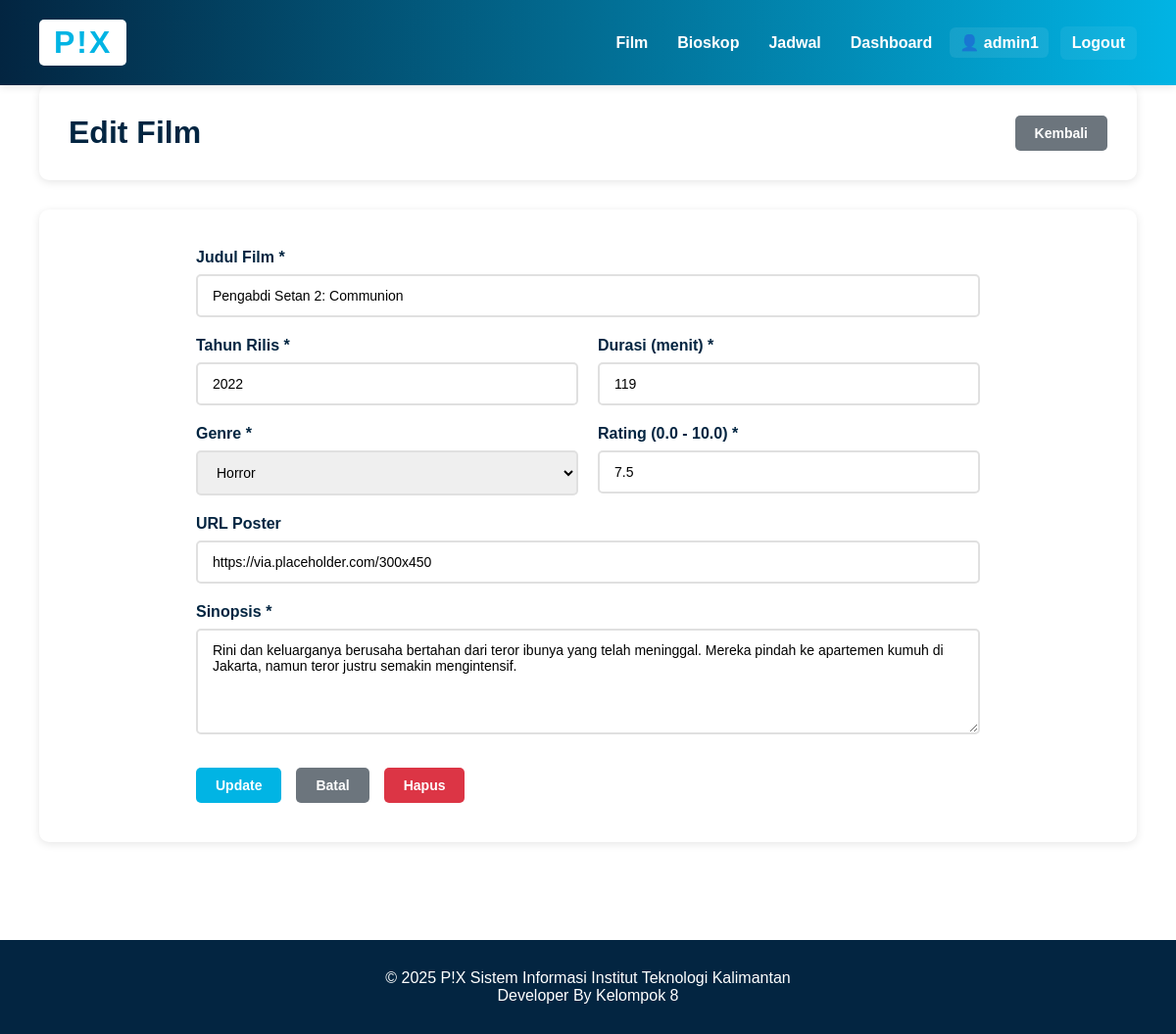
/index.php?module=admin&action=editFilm&id=1 (signed in), run on the app's committed database.
### tables this page shows
CREATE TABLE Film (
    id_film INT PRIMARY KEY AUTO_INCREMENT,
    judul_film VARCHAR(200) NOT NULL,
    tahun_rilis YEAR NOT NULL,
    durasi_menit INT NOT NULL,
    sipnosis TEXT,
    rating DECIMAL(3,1),
    poster_url VARCHAR(500) DEFAULT 'https://via.placeholder.com/300x450',
    id_genre INT,
    created_at TIMESTAMP DEFAULT CURRENT_TIMESTAMP,
    updated_at TIMESTAMP DEFAULT CURRENT_TIMESTAMP ON UPDATE CURRENT_TIMESTAMP,
    FOREIGN KEY (id_genre) REFERENCES Genre(id_genre) ON DELETE SET NULL
);

CREATE TABLE Genre (
    id_genre INT PRIMARY KEY AUTO_INCREMENT,
    nama_genre VARCHAR(50) NOT NULL,
    deskripsi TEXT,
    created_at TIMESTAMP DEFAULT CURRENT_TIMESTAMP
);

### config/database.php (called while the page is built, shortened)
<?php
class Database {
    private $host = "localhost";
    private $db_name = "pix_database";
    private $username = "root";
    private $password = "";
    public function getConnection() {
        $this->conn = null;
        try {
            $this->conn = new PDO(
                "mysql:host=" . $this->host . ";dbname=" . $this->db_name,
                $this->username,
                $this->password
            );
            $this->conn->setAttribute(PDO::ATTR_ERRMODE, PDO::ERRMODE_EXCEPTION);
            $this->conn->exec("set names utf8mb4");
        } catch(PDOException $exception) {
            echo "Connection error: " . $exception->getMessage();
        }
        return $this->conn;
    }
}
?>

### models/Film.php (called while the page is built, shortened)
<?php
require_once 'models/QueryBuilder.php';
class Film {
    private $qb;
    private $table_name = "Film";
    public $id_film;
    public function __construct($db) {
        $this->qb = new QueryBuilder($db);
    }
    public function readOne() {
        $row = $this->qb->reset()
            ->table($this->table_name . ' f')
            ->select('f.*, g.nama_genre')
            ->leftJoin('Genre g', 'f.id_genre', '=', 'g.id_genre')
            ->where('f.id_film', '=', $this->id_film)
            ->first();
        if ($row) {
            $this->judul_film = $row['judul_film'];
            $this->tahun_rilis = $row['tahun_rilis'];
            $this->durasi_menit = $row['durasi_menit'];
            $this->sipnosis = $row['sipnosis'];
            $this->rating = $row['rating'];
            $this->poster_url = $row['poster_url'];
            $this->id_genre = $row['id_genre'];
            return true;
        }
        return false;
    }
}
?>

### models/QueryBuilder.php (called while the page is built, shortened)
<?php
class QueryBuilder {
    private $pdo;
    private $table;
    private $bindings = [];
    private $select = '*';
    private $joins = [];
    private $wheres = [];
    private $orderBy = [];
    private $limit;
    public function __construct($pdo) {
        $this->pdo = $pdo;
    }
    public function table($table) {
        $this->table = $table;
        return $this;
    }
    public function select($columns = '*') {
        if (is_array($columns)) {
            $this->select = implode(', ', $columns);
        } else {
            $this->select = $columns;
        }
        return $this;
    }
    public function join($table, $first, $operator, $second, $type = 'INNER') {
        $this->joins[] = "$type JOIN $table ON $first $operator $second";
        return $this;
    }
    public function leftJoin($table, $first, $operator, $second) {
        return $this->join($table, $first, $operator, $second, 'LEFT');
    }
    public function where($column, $operator, $value = null) {
        $placeholder = ':where_' . count($this->bindings);
        $this->wheres[] = "$column $operator $placeholder";
        $this->bindings[$placeholder] = $value;
        return $this;
    }
    public function orderBy($column, $direction = 'ASC') {
        $this->orderBy[] = "$column $direction";
        return $this;
    }
    public function limit($limit) {
        $this->limit = $limit;
        return $this;
    }
    private function buildSelectQuery() {
        $query = "SELECT {$this->select} FROM {$this->table}";
        if (!empty($this->joins)) {
            $query .= ' ' . implode(' ', $this->joins);
        }
        if (!empty($this->wheres)) {
            $query .= ' WHERE ' . implode(' AND ', $this->wheres);
        }
        if (!empty($this->orderBy)) {
            $query .= ' ORDER BY ' . implode(', ', $this->orderBy);
        }
        if ($this->limit !== null) {
            $query .= " LIMIT {$this->limit}";
        }
        return $query;
    }
    public function get() {
        $query = $this->buildSelectQuery();
        $stmt = $this->pdo->prepare($query);
        $stmt->execute($this->bindings);
        return $stmt;
    }
    public function first() {
        $stmt = $this->get();
        return $stmt->fetch(PDO::FETCH_ASSOC);
    }
    public function reset() {
        $this->bindings = [];
        $this->select = '*';
        $this->joins = [];
        $this->wheres = [];
        $this->orderBy = [];
        $this->limit = null;
        $this->offset = null;
        return $this;
    }
}
?>

### models/Genre.php (called while the page is built, shortened)
<?php
require_once 'models/QueryBuilder.php';
class Genre {
    private $qb;
    private $table_name = "Genre";
    public function __construct($db) {
        $this->qb = new QueryBuilder($db);
    }
    public function readAll() {
        $stmt = $this->qb->reset()
            ->table($this->table_name)
            ->select('*')
            ->orderBy('nama_genre', 'ASC')
            ->get();
        return $stmt;
    }
}
?>

### views/admin/edit_film.php (the view, shortened to what this page needs)
<?php require_once 'views/layouts/header.php'; ?>
<div class="container">
    <div class="header-section">
        <h1>Edit Film</h1>
        <a href="index.php?module=admin&action=dashboard" class="btn btn-secondary"> Kembali</a>
    </div>
    <div class="form-container">
        <form method="POST" action="index.php?module=admin&action=updateFilm" class="movie-form">
            <div class="form-group">
                <label for="judul_film">Judul Film *</label>
                <input type="text" id="judul_film" name="judul_film" required
                       value="<?php echo htmlspecialchars($this->film->judul_film); ?>">
            </div>
            <div class="form-row">
                <div class="form-group">
                    <label for="tahun_rilis">Tahun Rilis *</label>
                    <input type="number" id="tahun_rilis" name="tahun_rilis" required
                           min="1900" max="2100" value="<?php echo $this->film->tahun_rilis; ?>">
                </div>
                <div class="form-group">
                    <label for="durasi_menit">Durasi (menit) *</label>
                    <input type="number" id="durasi_menit" name="durasi_menit" required
                           min="1" value="<?php echo $this->film->durasi_menit; ?>">
                </div>
            </div>
            <div class="form-row">
                <div class="form-group">
                    <label for="id_genre">Genre *</label>
                    <select id="id_genre" name="id_genre" required>
                        <?php foreach($genres as $genre): ?>
                            <option value="<?php echo $genre['id_genre']; ?>"
                                <?php echo ($this->film->id_genre == $genre['id_genre']) ? 'selected' : ''; ?>>
                                <?php echo htmlspecialchars($genre['nama_genre']); ?>
                            </option>
                        <?php endforeach; ?>
                    </select>
                </div>
                <div class="form-group">
                    <label for="rating">Rating (0.0 - 10.0) *</label>
                    <input type="number" id="rating" name="rating" step="0.1"
                           min="0" max="10" required value="<?php echo $this->film->rating; ?>">
                </div>
            </div>
            <div class="form-group">
                <label for="poster_url">URL Poster</label>
                <input type="url" id="poster_url" name="poster_url"
                       value="<?php echo htmlspecialchars($this->film->poster_url); ?>">
            </div>
            <div class="form-group">
                <label for="sipnosis">Sinopsis *</label>
                <textarea id="sipnosis" name="sipnosis" rows="5" required><?php echo htmlspecialchars($this->film->sipnosis); ?></textarea>
            </div>
            <div class="form-actions">
                <button type="submit" class="btn btn-primary"> Update</button>
                <a href="index.php?module=admin&action=dashboard" class="btn btn-secondary"> Batal</a>
                <a href="index.php?module=admin&action=deleteFilm&id=<?php echo $this->film->id_film; ?>"
                   class="btn btn-danger"
                   onclick="return confirm('Apakah Anda yakin ingin menghapus film ini?')"> Hapus</a>
            </div>
        </form>
    </div>
</div>
<?php require_once 'views/layouts/footer.php'; ?>

### assets/style.css (style rules this page uses)
* { margin: 0; padding: 0; box-sizing: border-box; }
html, body { margin: 0; padding: 0; font-family: 'Source Sans Pro', Arial, sans-serif; background: #ffffff; min-height: 100vh; color: #000000; }
.container { max-width: 1400px; margin: 0 auto; padding: 0 40px 40px; }
.btn { padding: 10px 20px; border: none; border-radius: 5px; cursor: pointer; text-decoration: none; display: inline-block; font-weight: 600; transition: all 0.3s; font-size: 14px; }
.btn-primary { background: #01b4e4; color: white; }
.btn-secondary { background: #6c757d; color: white; }
.btn-danger { background: #dc3545; color: white; }
.header-section { background: white; padding: 30px; border-radius: 10px; margin-bottom: 30px; box-shadow: 0 2px 8px rgba(0,0,0,0.1); display: flex; justify-content: space-between; align-items: center; }
.header-section h1 { color: #032541; font-size: 32px; }
.form-container { background: white; padding: 40px; border-radius: 10px; box-shadow: 0 2px 8px rgba(0,0,0,0.1); }
.movie-form { max-width: 800px; margin: 0 auto; }
.form-group { margin-bottom: 20px; }
.form-group label { display: block; margin-bottom: 8px; font-weight: 600; color: #032541; }
.form-group input, .form-group select, .form-group textarea { width: 100%; padding: 12px 15px; border: 2px solid #e0e0e0; border-radius: 5px; font-size: 14px; font-family: inherit; transition: all 0.3s; }
.form-row { display: grid; grid-template-columns: 1fr 1fr; gap: 20px; }
.form-actions { display: flex; gap: 15px; margin-top: 30px; }

### data on the page
film: judul_film "Pengabdi Setan 2: Communion", tahun_rilis "2022", durasi_menit "119", id_genre "Horror", rating "7.5", poster_url "https://via.placeholder.com/300x450", sipnosis "Rini dan keluarganya berusaha bertahan dari teror ibunya yang telah meninggal. Mereka pindah ke apartemen kumuh di Jakarta, namun teror justru semakin mengintensif."

### other printed values
$_SESSION['admin_username'] "admin1"
